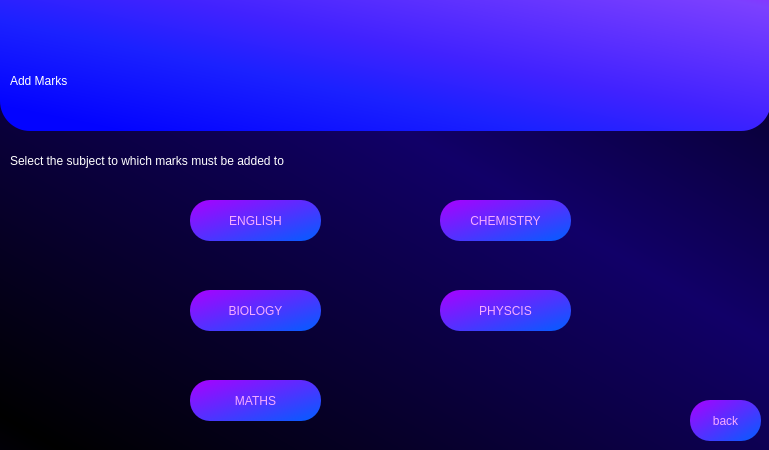
<?xml version="1.0" encoding="UTF-8"?>
<ui version="4.0">
 <class>Dialog</class>
 <widget class="QDialog" name="Dialog">
  <property name="geometry">
   <rect>
    <x>0</x>
    <y>0</y>
    <width>769</width>
    <height>450</height>
   </rect>
  </property>
  <property name="minimumSize">
   <size>
    <width>769</width>
    <height>450</height>
   </size>
  </property>
  <property name="maximumSize">
   <size>
    <width>769</width>
    <height>450</height>
   </size>
  </property>
  <property name="windowTitle">
   <string>Dialog</string>
  </property>
  <property name="styleSheet">
   <string notr="true">QDialog#Dialog{
background-color: qlineargradient(spread:reflect, x1:0.0454545, y1:0.966, x2:0.619, y2:0.386, stop:0 rgba(0, 0, 0, 255), stop:1 rgba(17, 0, 104, 255));
}</string>
  </property>
  <widget class="QLabel" name="label">
   <property name="geometry">
    <rect>
     <x>0</x>
     <y>-30</y>
     <width>771</width>
     <height>161</height>
    </rect>
   </property>
   <property name="styleSheet">
    <string notr="true">background-color: qlineargradient(spread:pad, x1:0.091, y1:0.931955, x2:1, y2:0, stop:0 rgba(3, 3, 255, 255), stop:0.289773 rgba(27, 33, 255, 255), stop:0.482955 rgba(65, 34, 255, 255), stop:0.869318 rgba(124, 64, 255, 255), stop:1 rgba(159, 25, 255, 255));
font: 240pt &quot;Terminal&quot;;
border-radius : 30px</string>
   </property>
   <property name="text">
    <string/>
   </property>
  </widget>
  <widget class="QLabel" name="label_2">
   <property name="geometry">
    <rect>
     <x>10</x>
     <y>40</y>
     <width>641</width>
     <height>81</height>
    </rect>
   </property>
   <property name="styleSheet">
    <string notr="true">font: 75 58pt &quot;Arial&quot;;
color: rgb(255, 255, 255);</string>
   </property>
   <property name="text">
    <string>Add Marks</string>
   </property>
  </widget>
  <widget class="QLabel" name="label_3">
   <property name="geometry">
    <rect>
     <x>10</x>
     <y>140</y>
     <width>601</width>
     <height>41</height>
    </rect>
   </property>
   <property name="styleSheet">
    <string notr="true">font: 75 20pt &quot;Arial&quot;;
color: rgb(255, 255, 255);</string>
   </property>
   <property name="text">
    <string>Select the subject to which marks must be added to </string>
   </property>
  </widget>
  <widget class="QPushButton" name="teacherlogin_subject_english">
   <property name="geometry">
    <rect>
     <x>190</x>
     <y>200</y>
     <width>131</width>
     <height>41</height>
    </rect>
   </property>
   <property name="styleSheet">
    <string notr="true"> QPushButton{


 color: rgb(246, 172, 255);
 font: 13pt &quot;Aria bold&quot;; 
 background-color: qlineargradient(spread:pad, x1:0.994, y1:1, x2:0, y2:0,     stop:0.0227273 rgba(5, 92, 255, 255), stop:1 rgba(170, 0, 255, 255));
 border-color: rgb(170, 0, 255);
 border-radius : 20px;



}

QPushButton:hover{
 background-color: rgb(170, 85, 255);


}</string>
   </property>
   <property name="text">
    <string>ENGLISH</string>
   </property>
  </widget>
  <widget class="QPushButton" name="teacherlogin_subject_physcis">
   <property name="geometry">
    <rect>
     <x>440</x>
     <y>290</y>
     <width>131</width>
     <height>41</height>
    </rect>
   </property>
   <property name="styleSheet">
    <string notr="true"> QPushButton{


 color: rgb(246, 172, 255);
 font: 13pt &quot;Aria bold&quot;; 
 background-color: qlineargradient(spread:pad, x1:0.994, y1:1, x2:0, y2:0,     stop:0.0227273 rgba(5, 92, 255, 255), stop:1 rgba(170, 0, 255, 255));
 border-color: rgb(170, 0, 255);
 border-radius : 20px;



}

QPushButton:hover{
 background-color: rgb(170, 85, 255);


}</string>
   </property>
   <property name="text">
    <string>PHYSCIS</string>
   </property>
  </widget>
  <widget class="QPushButton" name="teacherlogin_subject_chemistry">
   <property name="geometry">
    <rect>
     <x>440</x>
     <y>200</y>
     <width>131</width>
     <height>41</height>
    </rect>
   </property>
   <property name="styleSheet">
    <string notr="true"> QPushButton{


 color: rgb(246, 172, 255);
 font: 13pt &quot;Aria bold&quot;; 
 background-color: qlineargradient(spread:pad, x1:0.994, y1:1, x2:0, y2:0,     stop:0.0227273 rgba(5, 92, 255, 255), stop:1 rgba(170, 0, 255, 255));
 border-color: rgb(170, 0, 255);
 border-radius : 20px;



}

QPushButton:hover{
 background-color: rgb(170, 85, 255);


}</string>
   </property>
   <property name="text">
    <string>CHEMISTRY</string>
   </property>
  </widget>
  <widget class="QPushButton" name="teacherlogin_subject_maths">
   <property name="geometry">
    <rect>
     <x>190</x>
     <y>380</y>
     <width>131</width>
     <height>41</height>
    </rect>
   </property>
   <property name="styleSheet">
    <string notr="true"> QPushButton{


 color: rgb(246, 172, 255);
 font: 13pt &quot;Aria bold&quot;; 
 background-color: qlineargradient(spread:pad, x1:0.994, y1:1, x2:0, y2:0,     stop:0.0227273 rgba(5, 92, 255, 255), stop:1 rgba(170, 0, 255, 255));
 border-color: rgb(170, 0, 255);
 border-radius : 20px;



}

QPushButton:hover{
 background-color: rgb(170, 85, 255);


}</string>
   </property>
   <property name="text">
    <string>MATHS</string>
   </property>
  </widget>
  <widget class="QPushButton" name="teacherlogin_subject_biology">
   <property name="geometry">
    <rect>
     <x>190</x>
     <y>290</y>
     <width>131</width>
     <height>41</height>
    </rect>
   </property>
   <property name="styleSheet">
    <string notr="true"> QPushButton{


 color: rgb(246, 172, 255);
 font: 13pt &quot;Aria bold&quot;; 
 background-color: qlineargradient(spread:pad, x1:0.994, y1:1, x2:0, y2:0,     stop:0.0227273 rgba(5, 92, 255, 255), stop:1 rgba(170, 0, 255, 255));
 border-color: rgb(170, 0, 255);
 border-radius : 20px;



}

QPushButton:hover{
 background-color: rgb(170, 85, 255);


}</string>
   </property>
   <property name="text">
    <string>BIOLOGY</string>
   </property>
  </widget>
  <widget class="QPushButton" name="back_execute">
   <property name="geometry">
    <rect>
     <x>690</x>
     <y>400</y>
     <width>71</width>
     <height>41</height>
    </rect>
   </property>
   <property name="styleSheet">
    <string notr="true"> QPushButton{


 color: rgb(246, 172, 255);
 font: 13pt &quot;Aria bold&quot;; 
 background-color: qlineargradient(spread:pad, x1:0.994, y1:1, x2:0, y2:0,     stop:0.0227273 rgba(5, 92, 255, 255), stop:1 rgba(170, 0, 255, 255));
 border-color: rgb(170, 0, 255);
 border-radius : 20px;



}

QPushButton:hover{
 background-color: rgb(170, 85, 255);


}</string>
   </property>
   <property name="text">
    <string>back</string>
   </property>
  </widget>
  <widget class="QLabel" name="details">
   <property name="geometry">
    <rect>
     <x>390</x>
     <y>90</y>
     <width>361</width>
     <height>41</height>
    </rect>
   </property>
   <property name="styleSheet">
    <string notr="true">font: 75 14pt &quot;Arial&quot;;
color: rgb(255, 255, 255);</string>
   </property>
   <property name="text">
    <string/>
   </property>
   <property name="alignment">
    <set>Qt::AlignRight|Qt::AlignTrailing|Qt::AlignVCenter</set>
   </property>
  </widget>
 </widget>
 <resources/>
 <connections/>
</ui>
